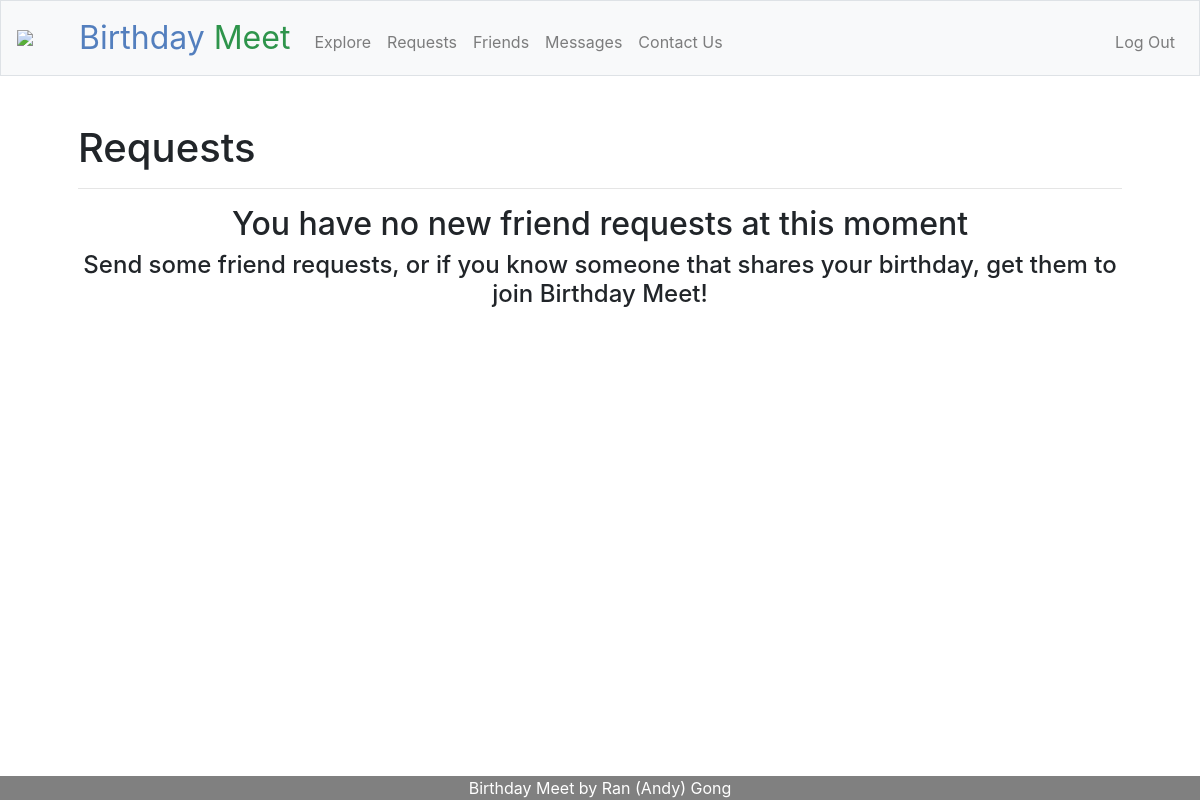
The app's page /requests (signed in), older data.
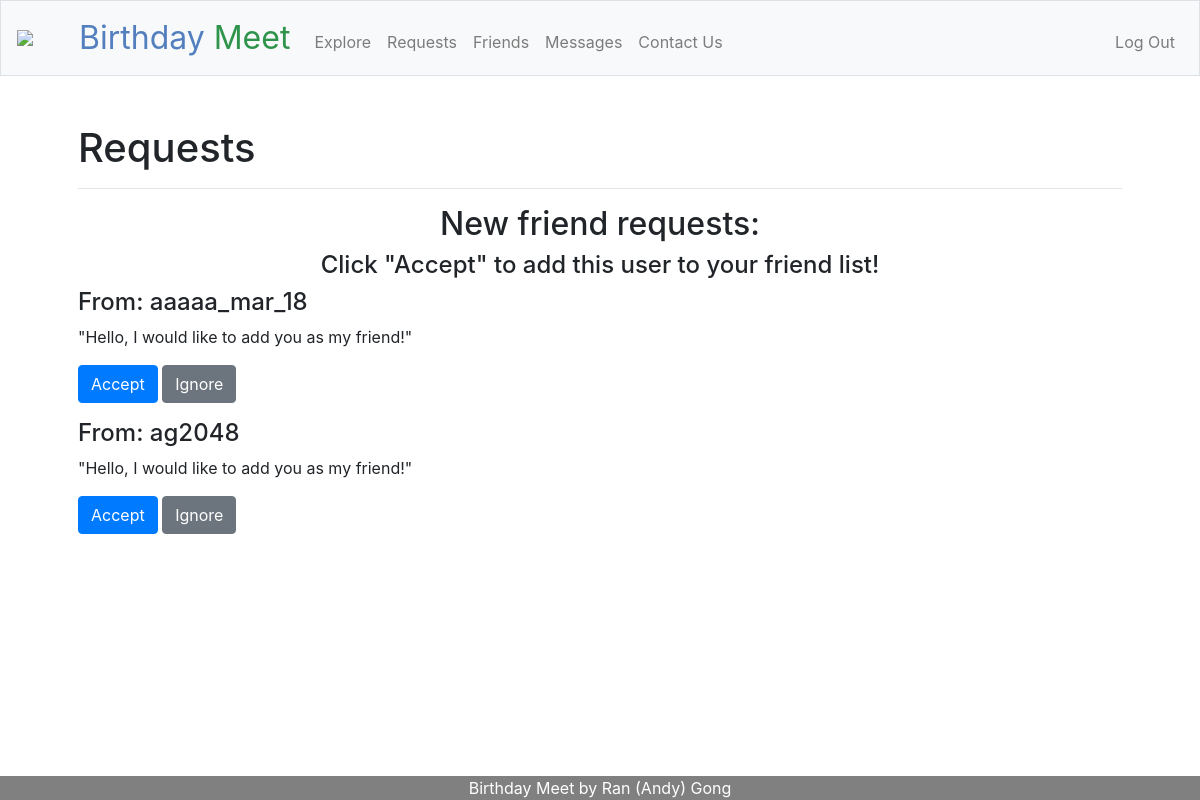
The same page, newer data.
### tables this page shows
CREATE TABLE requests (
id INTEGER,
sender_id INTEGER NOT NULL,
receiver_id INTEGER NOT NULL,
request_message TEXT NOT NULL,
when_sent DATE NOT NULL,
FOREIGN KEY (sender_id) REFERENCES users (id),
FOREIGN KEY (receiver_id) REFERENCES users (id),
PRIMARY KEY(id)
);

CREATE TABLE users (id INTEGER, username TEXT NOT NULL, hash TEXT NOT NULL, month INTEGER NOT NULL, day INTEGER NOT NULL, PRIMARY KEY(id));

### app.py (the view, shortened to what this page needs)
@app.route("/requests", methods=["GET", "POST"])
@login_required
def requests():
    list_of_all_requests = db.execute("SELECT * FROM requests WHERE receiver_id = ?", session.get("user_id"))
    for every_request in list_of_all_requests:
        every_request["sender_username"] = db.execute("SELECT * FROM users WHERE id = ?", every_request["sender_id"])[0]["username"]
    list_of_all_requests.reverse()
    return render_template("requests.html", list_of_all_requests=list_of_all_requests)

### app.py (called while the page is built)
@app.after_request
def after_request(response):
    response.headers["Cache-Control"] = "no-cache, no-store, must-revalidate"
    response.headers["Expires"] = 0
    response.headers["Pragma"] = "no-cache"
    return response

def login_required(f):
    @wraps(f)
    def decorated_function(*args, **kwargs):
        if session.get("user_id") is None:
            flash("You are currently not logged in!")
            return redirect("/login")
        return f(*args, **kwargs)
    return decorated_function

### templates/requests.html (shortened to what this page needs)
{% extends "layout.html" %}
{% block main %}
<h1 class="display-5 fw-bold">Requests</h1>
<hr>
{% if list_of_all_requests %}
    <h2 class="display-5 align-center">New friend requests:</h2>
    <h4 class="display-5 fw-bold align-center">Click "Accept" to add this user to your friend list!</h2>
    {% for request in list_of_all_requests %}
        <div class="form-group">
            <form action="/requests" method="post">
                <h4 class="display-5">
                    From: {{ request.sender_username }}
                </h4>
                <p>
                    "{{ request.request_message }}"
                </p>
                <button class="btn btn-primary" type="submit" name="accepts" value="true">Accept</button>
                <button class="btn btn-secondary" type="submit" name="accepts" value="false">Ignore</button>
            </form>
        </div>
    {% endfor %}
{% else %}
    <h2 class="display-5 fw-bold align-center">You have no new friend requests at this moment</h2>
    <h4 class="display-5 fw-bold align-center">Send some friend requests, or if you know someone that shares your birthday, get them to join Birthday Meet!</h2>
{% endif %}
{% endblock %}

### templates/layout.html (shortened to what this page needs)
<!DOCTYPE html>
<html lang="en">
    <head>
        <link rel="stylesheet" href="https://cdn.jsdelivr.net/npm/bootstrap@4.5.3/dist/css/bootstrap.min.css">
        <link href="/static/styles.css" rel="stylesheet">
    </head>
    <body>
        <nav class="navbar navbar-expand-md navbar-light bg-light border">
            <a class="navbar-brand" href="/">
                <div class="logo-image">
                    <img src="/static/cake-sign-icon-vector-23782623.jpg" class="img-fluid">
                </div>
            </a>
            <a class="navbar-brand" href="/">
                <span class="blue">Birthday</span> <span class="green">Meet</span>
            </a>
            <div class="collapse navbar-collapse" id="navbar">
                {% if session.user_id %}
                    <ul class="navbar-nav mr-auto mt-2">
                        <li class="nav-item"><a class="nav-link" href="/explore">Explore</a></li>
                        <li class="nav-item"><a class="nav-link" href="/requests">Requests</a></li>
                        <li class="nav-item"><a class="nav-link" href="/friends">Friends</a></li>
                        <li class="nav-item"><a class="nav-link" href="/messages">Messages</a></li>
                        <li class="nav-item"><a class="nav-link" href="/contact">Contact Us</a></li>
                    </ul>
                    <ul class="navbar-nav ml-auto mt-2">
                        <li class="nav-item"><a class="nav-link" href="/logout">Log Out</a></li>
                    </ul>
                {% else %}
                    <ul class="navbar-nav ml-auto mt-2">
                        <li class="nav-item"><a class="nav-link" href="/register">Register</a></li>
                        <li class="nav-item"><a class="nav-link" href="/login">Log In</a></li>
                    </ul>
                {% endif %}
            </div>
        </nav>
        <main class="container p-5">
            {% block main %}{% endblock %}
        </main>
        <footer class="text-center">
            Birthday Meet by Ran (Andy) Gong
        </footer>
    </body>
</html>

### static/styles.css (style rules this page uses)
nav .navbar-brand { font-size: xx-large; }
nav .navbar-brand .blue { color: #537fbe; }
nav .navbar-brand .green { color: #2e944b; }
footer { position: fixed; left: 0; bottom: 0; width: 100%; background-color: grey; color: white; text-align: center; }
.logo-image { width: 46px; height: 46px; border-radius: 30%; overflow: hidden; margin-top: -6px; }
.align-center { text-align: center; }

Row changes from the older to the newer data that the page shows:
added requests: sender_username "aaaaa_mar_18", request_message "Hello, I would like to add you as my friend!"
added requests: sender_username "ag2048", request_message "Hello, I would like to add you as my friend!"
Text that changed along with them:
text no longer shown: "You have no new friend requests at this moment Send some friend requests, or if you know someone that shares your birthday, get them to join Birthday Meet!"
text now shown: "New friend requests: Click \"Accept\" to add this user to your friend list!"
